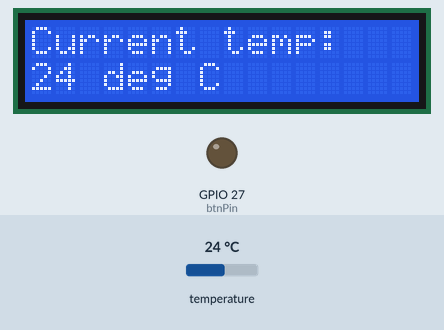
Recording of a sketch running on a simulated ESP32. On the bench: 16×2 character LCD, output pins drawn as LEDs (lit = HIGH). The inputs (shaded band) are chosen by the test bench; at power-on: temperature 24 °C. WiFi joins after 1.5 s; servers stay silent unless stated; uploads are accepted with an empty reply; what the sketch prints to the serial monitor is not drawn.

Above: at 4.0 s.
4.1 s: temperature set to 12 °C
At 5.4 s:
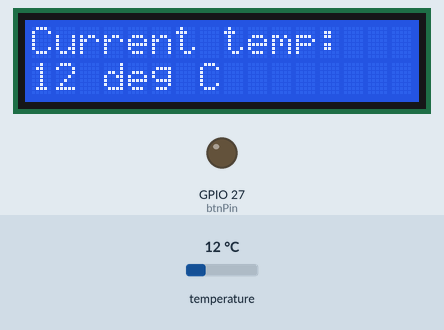
5.7 s: temperature set to 19 °C
At 6.4 s:
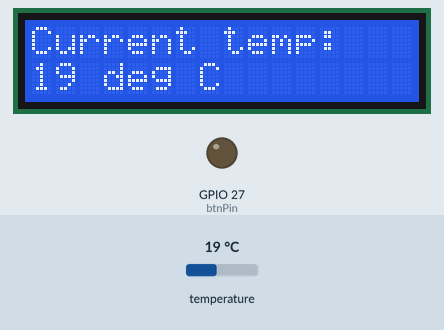
7.3 s: temperature set to 28 °C
At 8.5 s:
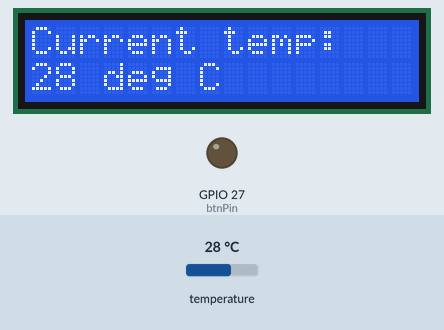
Timing chart, 0 to 10.3 s (numbered marks = the images above; inputs shaded):
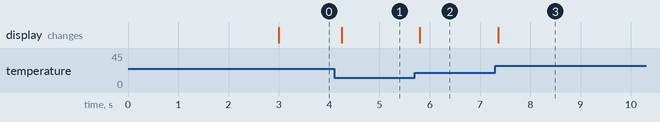

The sketch:

HttpWithTemp.ino
```cpp
#include <Arduino.h>

#include <WiFi.h>
#include <WiFiMulti.h>

#include <HTTPClient.h>

#include <LiquidCrystal.h>
#include <OneWire.h>
#include <DallasTemperature.h>

WiFiMulti wifiMulti;

// LCD interface pins
LiquidCrystal lcd(19, 23, 18, 17, 16, 15);

// GPIO pin where the DS18B20 is connected
const int oneWireBus = 4;
// GPIO pin connected to the button which controls LCD lighting
const int btnPin = 27;

// Setup a oneWire instance to communicate with any OneWire devices
OneWire oneWire(oneWireBus);
// Pass our oneWire reference to Dallas Temperature sensor
DallasTemperature sensors(&oneWire);

// Login details for Wifi
const char* ssid = "MRJ";
const char* password = "poiuy123";

// INITIAL SETUP
void setup() {
    pinMode(btnPin, OUTPUT);
    // set up the LCD's number of columns and rows:
    lcd.begin(16, 2);
    // Start the Serial Monitor
    Serial.begin(115200);
    // Start the DS18B20 sensor
    sensors.begin();

    Serial.println();
    Serial.println();
    Serial.println();

    Serial.println("[SETUP] WAIT...\n");
    Serial.flush();
    delay(1000);

    wifiMulti.addAP(ssid, password);
    sensors.setResolution(9);
    sensors.requestTemperatures();
    sensors.getTempCByIndex(0); // Discard first data point
    if((wifiMulti.run() == WL_CONNECTED)) {
      HTTPClient http;
      String url = "http://accessdenied.pythonanywhere.com/up?val=start";
      http.begin(url);
      int httpCode = http.GET();
      if(httpCode > 0) {
          // HTTP header has been send and Server response header has been handled
          Serial.printf("[HTTP] GET response code: %d\n", httpCode);

          // file found at server
          if(httpCode == HTTP_CODE_OK) {
              String payload = http.getString();
              Serial.println(payload);
              if (payload[0] == '1') {
                 digitalWrite(btnPin, HIGH);
              } else {
                 digitalWrite(btnPin, LOW);
              }
          }
      } else {
          Serial.printf("[HTTP] GET... failed, error: %s\n", http.errorToString(httpCode).c_str());
      }
    }
}

// MAIN LOOP
void loop() {
    sensors.setResolution(9);
    sensors.requestTemperatures();
    int tempC = int(sensors.getTempCByIndex(0));
    if (tempC <= -100) {
      // set the cursor to column 0, line 0
      // (note: line 1 is the second row, since counting begins with 0):
      lcd.setCursor(0, 0);
      lcd.print("Error: Sensor");
      lcd.setCursor(0, 1);
      lcd.print("Disconnected");
    } else {
      lcd.setCursor(0, 0);
      lcd.print("Current temp:");
      lcd.setCursor(0, 1);
      lcd.print(tempC);
      lcd.print(" deg C     ");
//      Serial.println(tempC);
    }

    if((wifiMulti.run() == WL_CONNECTED)) {
        HTTPClient http;

        String url = "http://accessdenied.pythonanywhere.com/up?val=";
        http.begin(url+tempC);

        // start connection and send HTTP header
        int httpCode = http.GET();

        // httpCode will be negative on error
        if(httpCode > 0) {
            // HTTP header has been send and Server response header has been handled
            Serial.printf("[HTTP] GET response code: %d\n", httpCode);

            // file found at server
            if(httpCode == HTTP_CODE_OK) {
                String payload = http.getString();
                Serial.println(payload);

                // turn on LCD if the server response is '1', turn off otherwise
                if (payload[0] == '1') {
                   digitalWrite(btnPin, HIGH);
                } else {
                   digitalWrite(btnPin, LOW);
                }
            }
        } else {
            Serial.printf("[HTTP] GET... failed, error: %s\n", http.errorToString(httpCode).c_str());
        }

        http.end();

    }
}
```

Measured:
- after the input at 4.1 s, the display: changes after 0.15 s (image 1)
- after the input at 5.7 s, the display: changes after 0.10 s (image 2)
- after the input at 7.3 s, the display: changes after 0.06 s (image 3)
